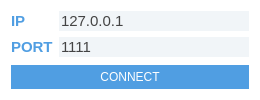
<?xml version="1.0" encoding="UTF-8"?>
<ui version="4.0">
 <class>ConnectionWindow</class>
 <widget class="QWidget" name="ConnectionWindow">
  <property name="windowModality">
   <enum>Qt::NonModal</enum>
  </property>
  <property name="geometry">
   <rect>
    <x>0</x>
    <y>0</y>
    <width>260</width>
    <height>100</height>
   </rect>
  </property>
  <property name="minimumSize">
   <size>
    <width>260</width>
    <height>100</height>
   </size>
  </property>
  <property name="maximumSize">
   <size>
    <width>300</width>
    <height>150</height>
   </size>
  </property>
  <property name="windowTitle">
   <string>Connect</string>
  </property>
  <property name="styleSheet">
   <string notr="true">QWidget#ConnectionWindow
{
background-color:#ffffff;
}
.QLabel
{
font-weight:bold;
font-family:&quot;Proxima Nova Lt&quot;;
color:#509ee2;
font-size:15px;
}
.QLineEdit
{
border:none;
font-family:&quot;Proxima Nova Rg&quot;;
background-color:#f1f5f8;
color:#444444;
font-size:15px;
}
.QPushButton
{
border:none;
background-color:#509ee2;
color:#ffffff;
font-family:&quot;Proxima Nova Lt&quot;;
padding:5px;
}
.QPushButton:hover
{
background-color:rgb(67, 135, 190);
}
.QLineEdit:hover
{
background-color:rgb(232, 236, 238);
}</string>
  </property>
  <layout class="QVBoxLayout" name="verticalLayout">
   <item>
    <layout class="QFormLayout" name="formLayout">
     <item row="0" column="0">
      <widget class="QLabel" name="labelIp">
       <property name="text">
        <string>IP</string>
       </property>
      </widget>
     </item>
     <item row="0" column="1">
      <widget class="QLineEdit" name="ipEdit">
       <property name="text">
        <string>127.0.0.1</string>
       </property>
      </widget>
     </item>
     <item row="1" column="0">
      <widget class="QLabel" name="labelPort">
       <property name="text">
        <string>PORT</string>
       </property>
      </widget>
     </item>
     <item row="1" column="1">
      <widget class="QLineEdit" name="portEdit">
       <property name="text">
        <string>1111</string>
       </property>
      </widget>
     </item>
    </layout>
   </item>
   <item>
    <widget class="QPushButton" name="connectButton">
     <property name="text">
      <string>CONNECT</string>
     </property>
    </widget>
   </item>
  </layout>
 </widget>
 <resources/>
 <connections/>
</ui>
